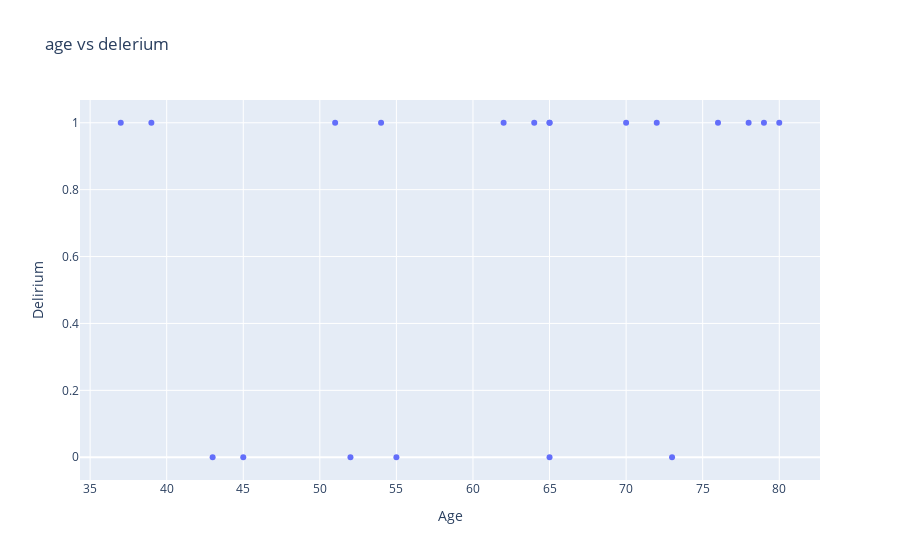

Notebook code for this chart:
### Code cell
px.scatter(data_dropped.sample(20),title='age vs delerium',x='Age',y='Delirium')

### Figure 1 — Plotly figure (JSON) as saved in the notebook; plotly's stock layout.template omitted (floating-point values rounded to 4 significant figures)
{"data": [{"hovertemplate": "Age=%{x}<br>Delirium=%{y}<extra></extra>", "legendgroup": "", "marker": {"color": "#636efa", "symbol": "circle"}, "mode": "markers", "name": "", "orientation": "v", "showlegend": false, "type": "scatter", "x": [39, 45, 65, 76, 51, 55, 80, 64, 72, 79, 62, 78, 54, 37, 70, 65, 52, 43, 65, 73], "xaxis": "x", "y": [1, 0, 1, 1, 1, 0, 1, 1, 1, 1, 1, 1, 1, 1, 1, 0, 0, 0, 1, 0], "yaxis": "y"}], "layout": {"autosize": true, "legend": {"tracegroupgap": 0}, "title": {"text": "age vs delerium"}, "xaxis": {"anchor": "y", "autorange": true, "domain": [0, 1], "range": [34.4, 82.6], "title": {"text": "Age"}, "type": "linear"}, "yaxis": {"anchor": "x", "autorange": true, "domain": [0, 1], "range": [-0.08252, 1.083], "title": {"text": "Delirium"}, "type": "linear"}}}
